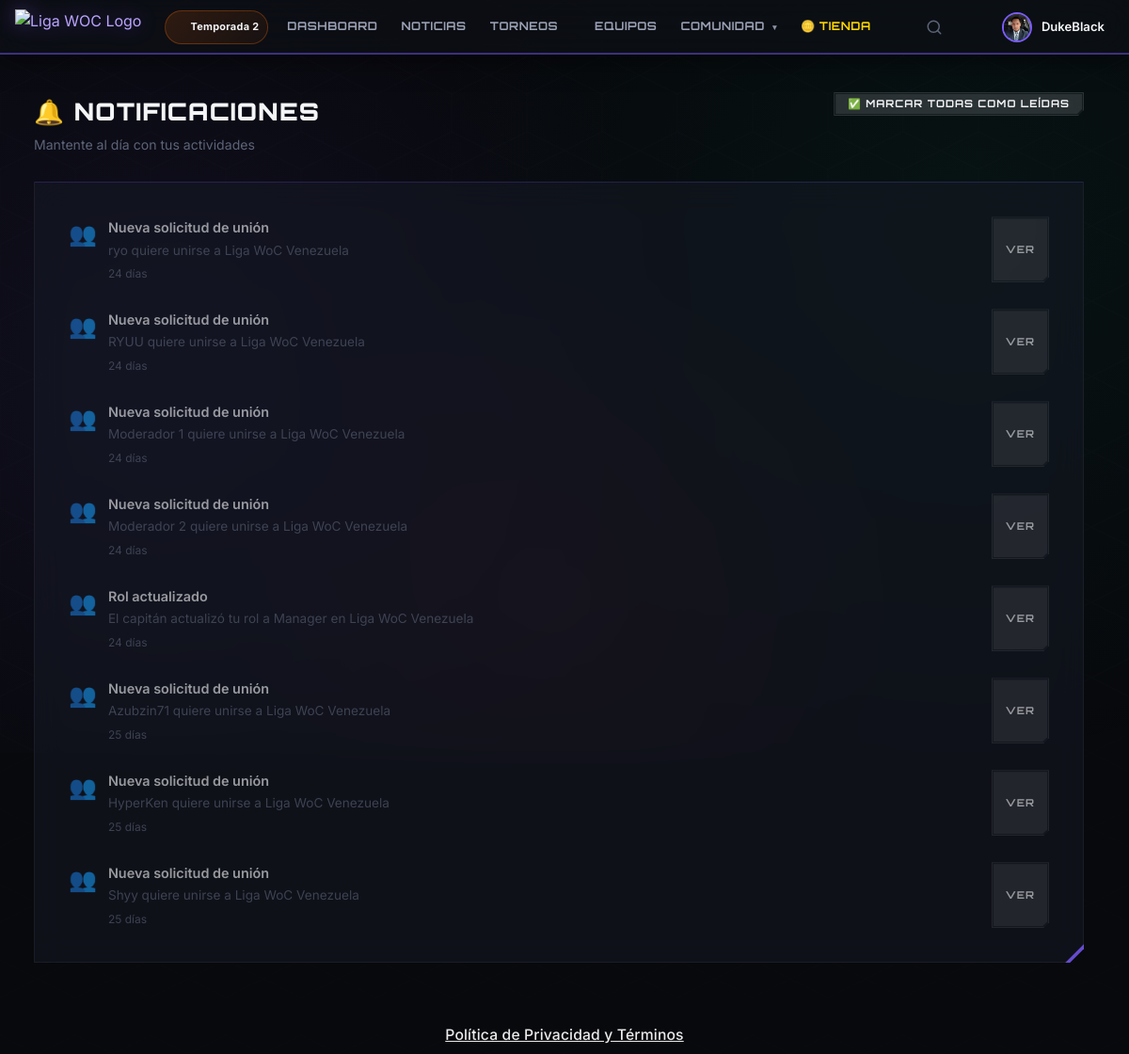
Page /notifications (signed in) on the committed database.
### tables this page shows
CREATE TABLE `seasons` (
  `id` int(11) NOT NULL,
  `name` varchar(100) NOT NULL,
  `start_date` date NOT NULL,
  `end_date` date DEFAULT NULL,
  `is_active` tinyint(1) DEFAULT 0,
  `description` text DEFAULT NULL,
  `created_at` datetime DEFAULT current_timestamp()
);

CREATE TABLE `notifications` (
  `id` int(11) NOT NULL,
  `user_id` int(11) NOT NULL,
  `type` enum('match','team','tournament','news','system','prize') NOT NULL,
  `title` varchar(200) NOT NULL,
  `message` text NOT NULL,
  `link` varchar(500) DEFAULT NULL,
  `is_read` tinyint(1) DEFAULT 0,
  `created_at` datetime DEFAULT current_timestamp()
);

### config/database.php (called while the page is built, shortened)
<?php
require_once __DIR__ . '/env-loader.php';
class Database {
    private static $instance = null;
    private $pdo;
    private function getConfig() {
        $isProduction = env('APP_ENV') === 'production';
        $config = [
            'host' => env('DB_HOST', 'localhost'),
            'port' => env('DB_PORT', 3306),
            'dbname' => env('DB_NAME', 'ligawoc'),
            'username' => env('DB_USER', env('DB_USERNAME', $isProduction ? null : 'root')),
            'password' => env('DB_PASS', env('DB_PASSWORD', $isProduction ? null : '')),
        ];
        if ($isProduction) {
            $required = ['host' => 'DB_HOST', 'dbname' => 'DB_NAME', 'username' => 'DB_USER/DB_USERNAME', 'password' => 'DB_PASS/DB_PASSWORD'];
        }
        return $config;
    }
    private function __construct() {
        $config = $this->getConfig();
        $charset = 'utf8mb4';
        $dsn = "mysql:host={$config['host']};port={$config['port']};dbname={$config['dbname']};charset={$charset}";
        $options = [
            PDO::ATTR_ERRMODE => PDO::ERRMODE_EXCEPTION,
            PDO::ATTR_DEFAULT_FETCH_MODE => PDO::FETCH_ASSOC,
            PDO::ATTR_EMULATE_PREPARES => false,
        ];
        try {
            $this->pdo = new PDO($dsn, $config['username'], $config['password'], $options);
        } catch (Throwable $e) {
            $isProduction = env('APP_ENV') === 'production';
            if ($isProduction) {
                error_log('[DB_ERROR] ' . $e->getMessage());
                die('Error de conexión al servidor. Por favor intenta más tarde.');
            } else {
                die('Error de conexión: ' . $e->getMessage());
            }
        }
    }
    public static function getInstance() {
        if (self::$instance === null) {
            self::$instance = new self();
        }
        return self::$instance;
    }
    public function query($sql, $params = []) {
        $stmt = $this->pdo->prepare($sql);
        $stmt->execute($params);
        return $stmt;
    }
    public function fetch($sql, $params = []) {
        return $this->query($sql, $params)->fetch();
    }
    public function fetchAll($sql, $params = []) {
        return $this->query($sql, $params)->fetchAll();
    }
}

### config/app.php (called while the page is built, shortened)
<?php
require_once __DIR__ . '/env-loader.php';
function url($path = '') {
    return BASE_URL . ltrim($path, '/');
}
function asset($path) {
    return BASE_URL . 'assets/' . ltrim($path, '/');
}
function isAdmin() {
    return isset($_SESSION['user_role']) && in_array($_SESSION['user_role'], [ROLE_ADMIN, ROLE_SUPERADMIN]);
}
function currentUserId() {
    return $_SESSION['user_id'] ?? null;
}
function currentUsername() {
    return $_SESSION['username'] ?? null;
}
function csrfToken() {
    return $_SESSION['csrf_token'];
}
function timeAgo($datetime) {
    $now = new DateTime();
    $ago = new DateTime($datetime);
    $diff = $now->diff($ago);
    if ($diff->d > 0) return $diff->d . ' día' . ($diff->d > 1 ? 's' : '');
    return 'ahora';
}

### controllers/ShopController.php (called while the page is built, shortened)
<?php
class ShopController {
    public $db;
    public function __construct() {
        $this->db = Database::getInstance();
    }
    public function isDesigner($userId) {
        $result = $this->db->fetch("SELECT role FROM users WHERE id = ?", [$userId]);
        return $result && in_array($result['role'], ['designer', 'admin', 'superadmin']);
    }
}

### config/env-loader.php (called while the page is built, shortened)
<?php
function env($key, $default = null) {
    $value = getenv($key);
    if ($value !== false) {
        return $value;
    }
    return $default;
}

### controllers/NotificationController.php (called while the page is built, shortened)
<?php
class NotificationController {
    private $db;
    public function __construct() {
        $this->db = Database::getInstance();
    }
    public function getUserNotifications($userId, $limit = 20) {
        return $this->db->fetchAll(
            "SELECT * FROM notifications WHERE user_id = ? ORDER BY created_at DESC LIMIT ?",
            [$userId, $limit]
        );
    }
}

### pages/notifications.php (the view, shortened to what this page needs)
<?php
$page = 'notifications';
$notifCtrl = new NotificationController();
$notifications = $notifCtrl->getUserNotifications(currentUserId(), 50);
require_once __DIR__ . '/../includes/header.php';
require_once __DIR__ . '/../includes/navbar.php';
?>
<div class="app-wrapper">
<div
    class="main-content notifications-page"
    data-mark-all-read-url="<?= htmlspecialchars(url('api/notifications/mark-read/all'), ENT_QUOTES) ?>"
    data-csrf-token="<?= htmlspecialchars(csrfToken(), ENT_QUOTES) ?>"
>
    <div class="page-header notifications-header">
        <div>
            <h1 class="page-title">🔔 Notificaciones</h1>
            <p class="page-subtitle">Mantente al día con tus actividades</p>
        </div>
        <button type="button" class="btn btn-secondary btn-sm" data-mark-all-read>✅ Marcar todas como leídas</button>
    </div>
    <?php if (!empty($notifications)): ?>
    <div class="card">
        <?php foreach ($notifications as $notif):
            $icons = ['match' => '⚔️', 'team' => '👥', 'tournament' => '🏆', 'news' => '📰', 'system' => '⚙️', 'prize' => '🎁'];
        ?>
        <div class="notifications-item<?= $notif['is_read'] ? ' notifications-item--read' : '' ?>">
            <div class="notifications-item-icon"><?= $icons[$notif['type']] ?? '📬' ?></div>
            <div class="notifications-item-body">
                <div class="notifications-item-title"><?= htmlspecialchars($notif['title']) ?></div>
                <div class="notifications-item-message"><?= htmlspecialchars($notif['message']) ?></div>
                <div class="notifications-item-time"><?= timeAgo($notif['created_at']) ?></div>
            </div>
            <?php if ($notif['link']): ?>
            <a href="<?= url($notif['link']) ?>" class="btn btn-sm btn-secondary">Ver</a>
            <?php endif; ?>
        </div>
        <?php endforeach; ?>
    </div>
    <?php endif; ?>
</div></div>
<?php require_once __DIR__ . '/../includes/footer.php'; ?>

### includes/navbar.php (shortened to what this page needs)
<?php
$currentPage = $page ?? '';
$_activeSeason = Database::getInstance()->fetch("SELECT name FROM seasons WHERE is_active = 1 LIMIT 1");
$_seasonLabel = $_activeSeason ? $_activeSeason['name'] : null;
$isDesigner = false;
if (!isAdmin()) {
    require_once __DIR__ . '/../controllers/ShopController.php';
    $shopCtrl = new ShopController();
    $isDesigner = $shopCtrl->isDesigner(currentUserId());
}
function wocIcon($name, $class = '') {
    $svg = $icons[$name] ?? '';
    return '<svg class="icon-svg ' . $class . '" viewBox="0 0 24 24" fill="none" stroke="currentColor" stroke-width="2" stroke-linecap="round" stroke-linejoin="round">' . $svg . '</svg>';
}
?>
<header class="topnav-immersive<?= $isDesigner ? ' has-designer-link' : '' ?>">
    <div class="topnav-left">
        <a href="<?= url(isAdmin() ? 'admin' : 'dashboard') ?>" class="topnav-logo">
            <img src="<?= asset('img/logo.png') ?>" alt="Liga WOC Logo" class="topnav-logo-img">
        </a>
        <nav class="topnav-links">
            <?php if ($_seasonLabel): ?>
            <div class="season-badge" title="Temporada actual">
                <?= wocIcon('calendar', 'sm') ?>
                <span><?= htmlspecialchars($_seasonLabel) ?></span>
            </div>
            <?php endif; ?>
            <?php if (!isAdmin()): ?>
                <a href="<?= url('dashboard') ?>" class="topnav-link <?= $currentPage === 'dashboard' ? 'active' : '' ?>">Dashboard</a>
                <a href="<?= url('news') ?>" class="topnav-link <?= $currentPage === 'news' ? 'active' : '' ?>">Noticias</a>
                <div class="topnav-dropdown-container">
                    <a href="<?= url('tournaments') ?>" class="topnav-link <?= $currentPage === 'tournaments' ? 'active' : '' ?>">Torneos <?= wocIcon('trophy', 'sm') ?></a>
                </div>
                <div class="topnav-dropdown-container">
                    <a href="<?= url('teams') ?>" class="topnav-link <?= $currentPage === 'teams' ? 'active' : '' ?>">Equipos</a>
                </div>
                <div class="topnav-dropdown-container">
                    <a href="#" class="topnav-link has-caret <?= in_array($currentPage, ['rankings', 'stream', 'match-history', 'heroes', 'calendar']) ? 'active' : '' ?>">
                        <span>Comunidad</span><span class="caret">▾</span>
                    </a>
                </div>
                <a href="<?= url('shop') ?>" class="topnav-link topnav-link--shop <?= $currentPage === 'shop' ? 'active' : '' ?>">🪙 Tienda</a>
            <?php endif; ?>
        </nav>
    </div>
    <div class="topnav-right">
        <div class="topnav-search-wrap" id="searchWrap">
            <button type="button" class="notif-btn topnav-search-btn" id="searchToggleBtn" title="Buscar">
                <svg class="icon-svg" viewBox="0 0 24 24" fill="none" stroke="currentColor" stroke-width="2" stroke-linecap="round" stroke-linejoin="round"><circle cx="11" cy="11" r="8"/><line x1="21" y1="21" x2="16.65" y2="16.65"/></svg>
            </button>
        </div>
        <a href="<?= url('notifications') ?>" class="notif-btn notif-btn-link" id="desktop-notif-btn">
            <?= wocIcon('bell') ?>
        </a>
        <div class="dropdown">
            <div class="user-menu" data-dropdown-toggle>
                <?php if (!empty($_SESSION['user_avatar'])): ?>
                    <img src="<?= UPLOAD_URL . $_SESSION['user_avatar'] ?>" class="user-avatar" alt="">
                <?php else: ?>
                    <div class="user-avatar-placeholder"><?= strtoupper(substr(currentUsername() ?? 'U', 0, 1)) ?></div>
                <?php endif; ?>
                <span class="user-menu-name"><?= currentUsername() ?></span>
            </div>
        </div>
    </div>
</header>

### assets/css/layout/navbar.css (style rules this page uses)
.season-badge { display: inline-flex; align-items: center; justify-content: center; gap: 5px; height: 36px; padding: 6px 14px; border-radius: 20px; background: linear-gradient(135deg, rgba(var(--accent-rgb, 255, 107, 0), 0.15), rgba(var(--accent-rgb, 255, 107, 0), 0.05)); border: 1px solid rgba(var(--accent-rgb, 255, 107, 0), 0.3); color: var(--accent-main); font-size: 0.72rem; font-weight: 700; letter-spacing: 0.3px; line-height: 1; white-space: nowrap; animation: season-glow 3s ease-in-out infinite; }
.season-badge .icon-svg { width: 12px; height: 12px; stroke: var(--accent-main); }
.topnav-link--shop { color: #ffd700; }
.topnav-left { overflow: visible; }
.topnav-links { overflow: visible; }
.topnav-right { position: relative; z-index: 20; }
.topnav-search-wrap { display: flex; align-items: center; gap: 6px; position: relative; isolation: isolate; z-index: 30; }
.topnav-search-btn { position: relative; }
.notif-btn-link, .mobile-logo-link { text-decoration: none; }

### assets/css/pages/notifications.css (style rules this page uses)
.page-style-notifications .notifications-header { display: flex; align-items: flex-start; justify-content: space-between; gap: 16px; }
.page-style-notifications .notifications-item { display: flex; gap: 12px; padding: 14px; border-bottom: 1px solid var(--border-color); }
.page-style-notifications .notifications-item--read { opacity: 0.6; }
.page-style-notifications .notifications-item-icon { font-size: 1.5rem; }
.page-style-notifications .notifications-item-body { flex: 1; }
.page-style-notifications .notifications-item-title { margin-bottom: 2px; font-size: 0.9rem; font-weight: 600; }
.page-style-notifications .notifications-item-message { color: var(--text-muted); font-size: 0.85rem; }
.page-style-notifications .notifications-item-time { margin-top: 4px; color: var(--text-muted); font-size: 0.75rem; }

### rows in the picture
seasons: name "Temporada 2"
notifications: type "👥", title "Nueva solicitud de unión", message "ryo quiere unirse a Liga WoC Venezuela", created_at "24 días"
notifications: type "👥", title "Nueva solicitud de unión", message "RYUU quiere unirse a Liga WoC Venezuela", created_at "24 días"
notifications: type "👥", title "Nueva solicitud de unión", message "Moderador 1 quiere unirse a Liga WoC Venezuela", created_at "24 días"
notifications: type "👥", title "Nueva solicitud de unión", message "Moderador 2 quiere unirse a Liga WoC Venezuela", created_at "24 días"
notifications: type "👥", title "Rol actualizado", message "El capitán actualizó tu rol a Manager en Liga WoC Venezuela", created_at "24 días"
notifications: type "👥", title "Nueva solicitud de unión", message "Azubzin71 quiere unirse a Liga WoC Venezuela", created_at "25 días"
notifications: type "👥", title "Nueva solicitud de unión", message "HyperKen quiere unirse a Liga WoC Venezuela", created_at "25 días"
notifications: type "👥", title "Nueva solicitud de unión", message "Shyy quiere unirse a Liga WoC Venezuela", created_at "25 días"

### other values in the picture
currentUsername() "DukeBlack"
